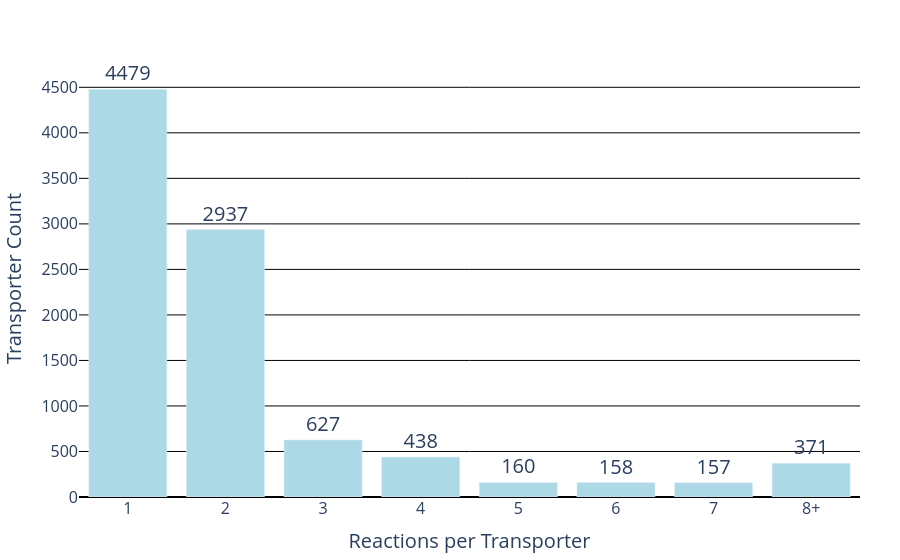

This figure's notebook cell:
### Code cell
reactions["Reaction"] = reactions["Reaction"].apply(ast.literal_eval)
reactions["Reaction count"] = reactions["Reaction"].apply(len)

filtered = reactions[reactions["Reaction count"] <= 10]

reactions["Reaction count crop"] = reactions["Reaction count"].apply(lambda x: str(x) if x < 8 else "8+")

count_dist = reactions["Reaction count crop"].value_counts()
count_dist = count_dist.reindex(sorted(count_dist.index, key=lambda x: int(x.replace("+", ""))))

dist_df = count_dist.reset_index()
dist_df.columns = ["Reactions", "Transporters"]

fig = px.bar(
    dist_df,
    x="Reactions",
    y="Transporters",
    labels={"Number of Reactions": "Reactions per Transporter", "Transporters": "Transporter Count"},
    text="Transporters",
    color_discrete_sequence=["lightblue"])

fig.update_traces(textposition="outside", textfont=dict(size=20))
fig.update_layout(yaxis_title="Transporter Count", xaxis_title="Reactions per Transporter")

fig.update_layout(
    plot_bgcolor="white",
    paper_bgcolor="white",
    xaxis=dict(
        title_font=dict(size=20),
        tickfont=dict(size=16),
        showgrid=False
    ),
    yaxis=dict(
        title_font=dict(size=20),
        tickfont=dict(size=16),
        gridcolor="black",
        zerolinecolor="black",
        range=[0,4800]
    ),
    margin=dict(l=60, r=40, t=60, b=60))

fig.show()
pio.write_image(fig, "reaction_pr_transporter.pdf", format="pdf")

### Figure 1 — Plotly figure (JSON) as saved in the notebook; plotly's stock layout.template omitted (floating-point values rounded to 4 significant figures)
{"data": [{"alignmentgroup": "True", "hovertemplate": "Reactions=%{x}<br>Transporter Count=%{text}<extra></extra>", "legendgroup": "", "marker": {"color": "lightblue", "pattern": {"shape": ""}}, "name": "", "offsetgroup": "", "orientation": "v", "showlegend": false, "text": [4479, 2937, 627, 438, 160, 158, 157, 371], "textfont": {"size": 20}, "textposition": "outside", "type": "bar", "x": ["1", "2", "3", "4", "5", "6", "7", "8+"], "xaxis": "x", "y": [4479, 2937, 627, 438, 160, 158, 157, 371], "yaxis": "y"}], "layout": {"barmode": "relative", "legend": {"tracegroupgap": 0}, "margin": {"b": 60, "l": 60, "r": 40, "t": 60}, "paper_bgcolor": "white", "plot_bgcolor": "white", "xaxis": {"anchor": "y", "domain": [0, 1], "showgrid": false, "tickfont": {"size": 16}, "title": {"font": {"size": 20}, "text": "Reactions per Transporter"}}, "yaxis": {"anchor": "x", "domain": [0, 1], "gridcolor": "black", "range": [0, 4800], "tickfont": {"size": 16}, "title": {"font": {"size": 20}, "text": "Transporter Count"}, "zerolinecolor": "black"}}}
